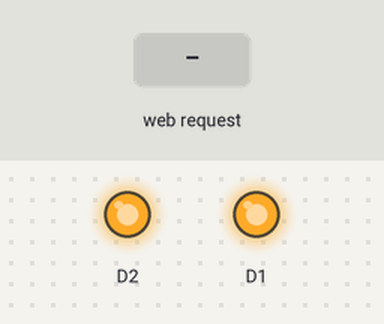
The sketch below on a simulated ESP8266 (NodeMCU). Shown: output pins drawn as LEDs (lit = HIGH). The inputs (shaded band) are chosen by the test bench. WiFi joins after 1.5 s; servers stay silent unless stated; what the sketch prints to the serial monitor is not drawn.

Above: at 2.7 s.
2.8 s: HTTP request GET /onD1 received
At 3.9 s:
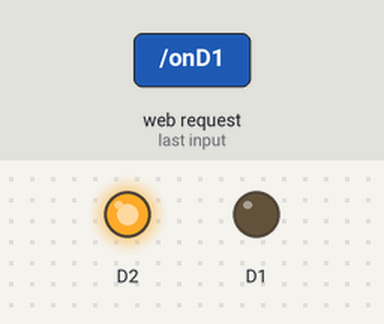
4.3 s: HTTP request GET /onD2 received
At 5.0 s:
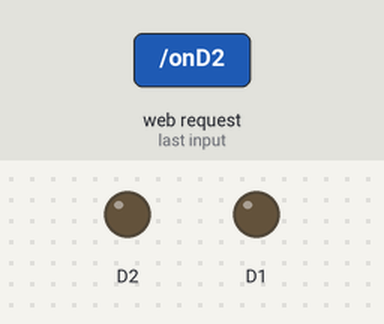
5.8 s: HTTP request GET /offD1 received
At 6.2 s:
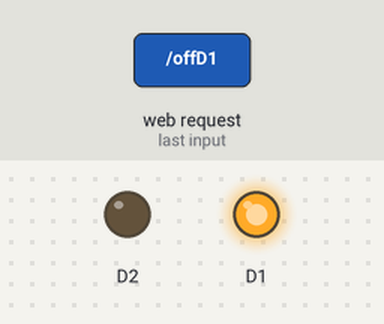
7.3 s: HTTP request GET /offD2 received
At 8.5 s:
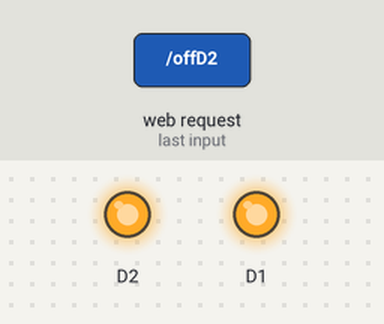
Timing chart, 0 to 9.8 s (numbered marks = the images above; inputs shaded):
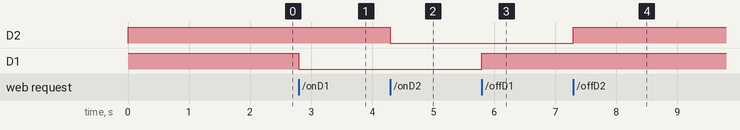

The sketch:

ajax.ino
```cpp
#include <ESP8266WiFi.h>
#include <ESP8266WebServer.h>
ESP8266WebServer webServer(80);
char* ssid = "VANHON";
char* pass = "11118888";
//=========Biến chứa mã HTLM Website==//
const char MainPage[] PROGMEM = R"=====(
  <!DOCTYPE html>
  <html>
   <head>
       <title>HOME PAGE</title>
       <style>
          body {text-align:center;}
          h1 {color:#003399;}
          a {text-decoration: none;color:#FFFFFF;}
          .bt_on {height:50px; width:100px; margin:10px 0;background-color:#FF6600;border-radius:5px;}
          .bt_off {height:50px; width:100px; margin:10px 0;background-color:#00FF00;border-radius:5px;}
       </style>
       <meta charset="UTF-8">
   </head>
   <body>
      <h1>ESP8266 Web Server</h1>
      <div>Trạng thái trên chân D1: <b><pan id="trangthaiD1"><pan></b></div>
      <div>
        <button class="bt_on" onclick="getdata('onD1')">ON</button>
        <button class="bt_off" onclick="getdata('offD1')">OFF</button>
      </div>
      <div>Trạng thái trên chân D2: <b><pan id="trangthaiD2"><pan></b></div>
      <div>
        <button class="bt_on" onclick="getdata('onD2')">ON</button>
        <button class="bt_off" onclick="getdata('offD2')">OFF</button>
      </div>
      <div id="reponsetext"></div>
      <script>
        //-----------Tạo đối tượng request----------------
        function create_obj(){
          td = navigator.appName;
          if(td == "Microsoft Internet Explorer"){
            obj = new ActiveXObject("Microsoft.XMLHTTP");
          }else{
            obj = new XMLHttpRequest();
          }
          return obj;
        }
        var xhttp = create_obj();
        //-----------Thiết lập dữ liệu và gửi request-------
        function getdata(url){
          xhttp.open("GET","/"+url,true);
          xhttp.onreadystatechange = process;//nhận reponse
          xhttp.send();
        }
        //-----------Kiểm tra response--------------------
        function process(){
          if(xhttp.readyState == 4 && xhttp.status == 200){
            //------Updat data sử dụng javascript----------
            ketqua = xhttp.responseText;
            document.getElementById("reponsetext").innerHTML=ketqua;
          }
        }
        //------------Kiểm tra trạng thái chân D1 D2------
        function getstatusD1D2(){
          xhttp.open("GET","getstatusD1D2",true);
          xhttp.onreadystatechange = process_json;
          xhttp.send();
        }
        //-----------Kiểm tra response-------------------------------
        function process_json(){
          if(xhttp.readyState == 4 && xhttp.status == 200){
            //------Update data sử dụng javascript-------------------
            var trangthaiD1D2_JSON = xhttp.responseText;
            var Obj = JSON.parse(trangthaiD1D2_JSON);
            document.getElementById("trangthaiD1").innerHTML = Obj.D1;
            document.getElementById("trangthaiD2").innerHTML = Obj.D2;
          }
        }
        //---Ham update duu lieu tu dong---
        setInterval(function() {
          getstatusD1D2();
        }, 1000);
      </script>
   </body>
  </html>
)=====";
//=========================================//
void setup() {
  pinMode(D1,OUTPUT);
  pinMode(D2,OUTPUT);
  digitalWrite(D1,HIGH);
  digitalWrite(D2,HIGH);
  WiFi.begin(ssid,pass);
  Serial.begin(9600);
  Serial.print("Connecting");
  while(WiFi.status()!=WL_CONNECTED){
    delay(500);
    Serial.print("...");
  }
  Serial.println(WiFi.localIP());

  webServer.on("/",mainpage);
  webServer.on("/onD1",on_D1);
  webServer.on("/offD1",off_D1);
  webServer.on("/onD2",on_D2);
  webServer.on("/offD2",off_D2);
  webServer.on("/getstatusD1D2",get_statusD1D2);
  webServer.begin();
}
void loop() {
  webServer.handleClient();
}
//==========Chương trình con=================//
void mainpage(){
  String s = MainPage;
  webServer.send(200,"text/html",s);
}
void on_D1(){
  digitalWrite(D1,LOW);
  webServer.send(200,"text/html","CHÂN D1 ĐÃ ON");
}
void off_D1(){
  digitalWrite(D1,HIGH);
  webServer.send(200,"text/html","CHÂN D1 ĐÃ OFF");
}
void on_D2(){
  digitalWrite(D2,LOW);
  webServer.send(200,"text/html","CHÂN D2 ĐÃ ON");
}
void off_D2(){
  digitalWrite(D2,HIGH);
  webServer.send(200,"text/html","CHÂN D2 ĐÃ OFF");
}
void get_statusD1D2(){
  String d1,d2;
  if(digitalRead(D1)==1){
    d1 = "OFF";
  }else{
    d1 = "ON";
  }
  if(digitalRead(D2)==1){
    d2 = "OFF";
  }else{
    d2 = "ON";
  }
  String s = "{\"D1\": \""+ d1 +"\",\"D2\": \""+ d2 +"\"}";
  webServer.send(200,"application/json",s);
}
```

Measured:
- after the input at 2.8 s, D1: HIGH → LOW at once
- after the input at 4.3 s, D2: HIGH → LOW at once
- after the input at 5.8 s, D1: LOW → HIGH at once
- after the input at 7.3 s, D2: LOW → HIGH at once
